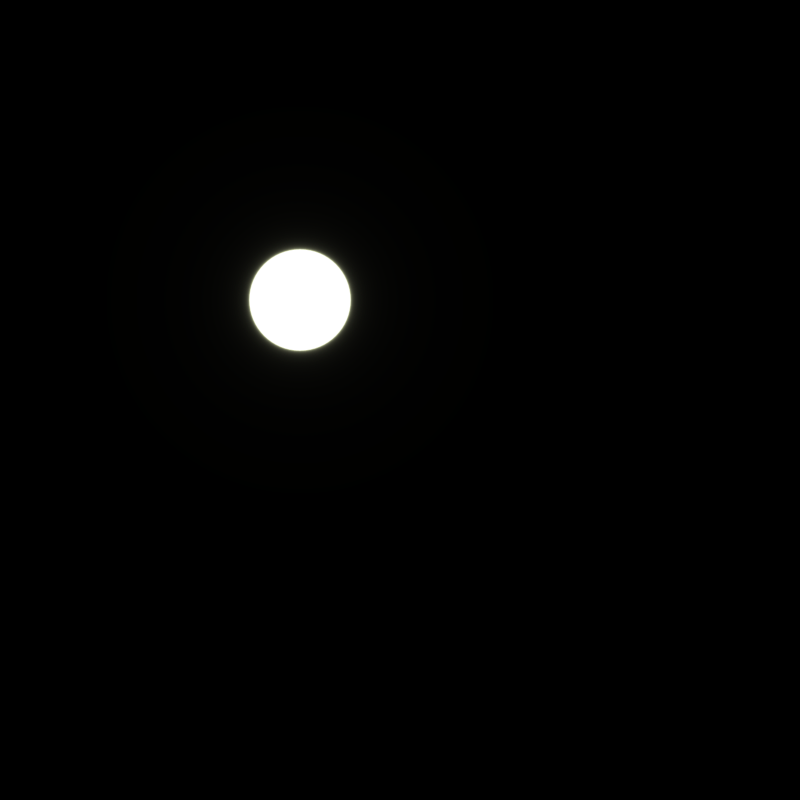
Frame 1 (no input)
Frame 60 (the mouse pressed at the canvas centre just before this capture): identical to frame 1, image omitted
Frame 120 (the mouse held since frame 60 and released just before this capture): identical to frame 1, image omitted

The Processing sketch that drew this single still picture (run headless with seeded random() and noise(); from frame 60 on, the mouse is pressed at the canvas centre):

// Processing sketch: hsv
// ── hsv.pde
float hue = 0;
float sat = 0;
float val = 0;

void setup() {
  size(800,800);
  background(0,0,0);
  stroke(255,255,255,0);
  for(int i = 1; i < 500; i++) {
    hue = 0.35 - 0.000*i;
    val = 1.0/(500.0-i);
    sat = i/500.0;
    
    println(hue, val, sat);
    
    fill(255*((1.0-hue+sat)*(val)), 255*(1-2*abs(hue-0.5)+sat)*(val), 255*(hue+sat)*(val));
    ellipse(300,300,600 - i, 600 - i);
  }
}

void draw() {
}
